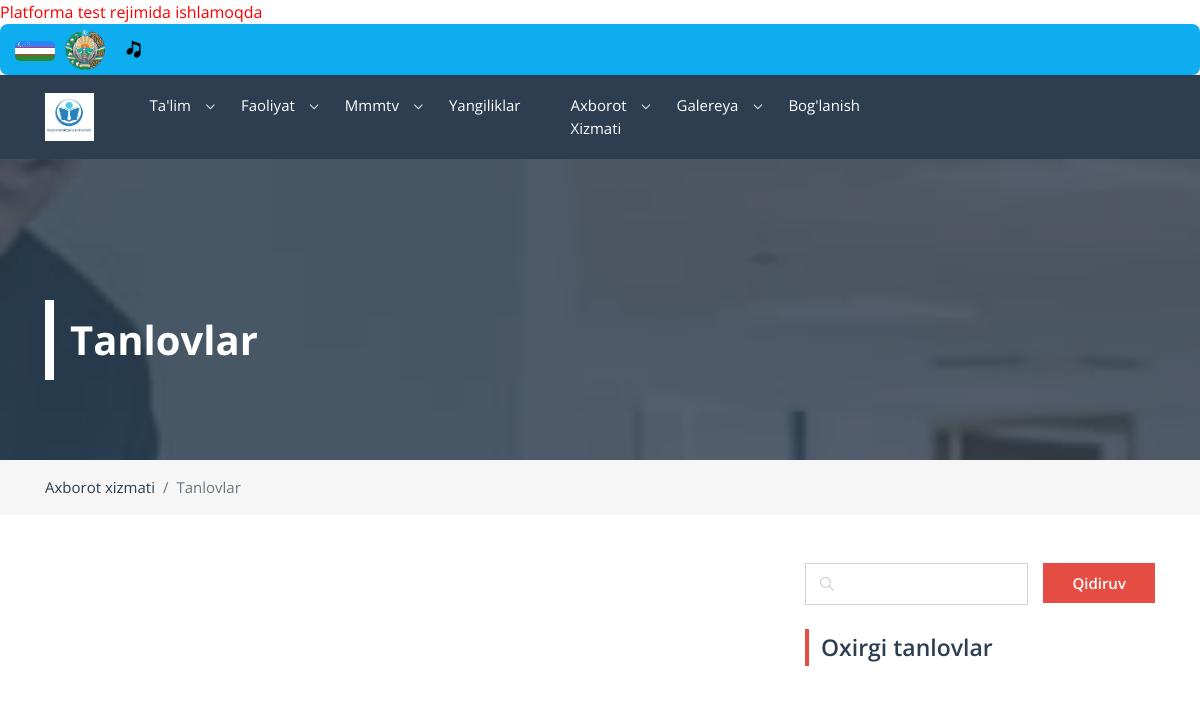
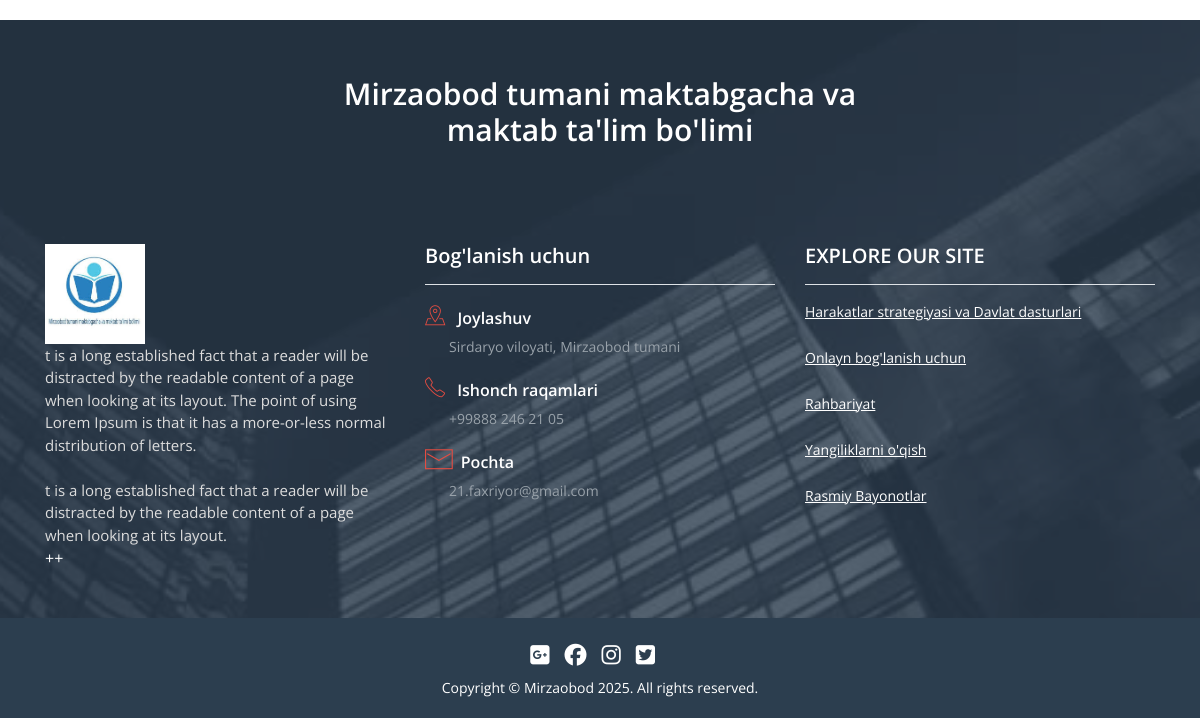
Page /tanlovlar/ on the earlier database version (2 pictures, top to bottom).
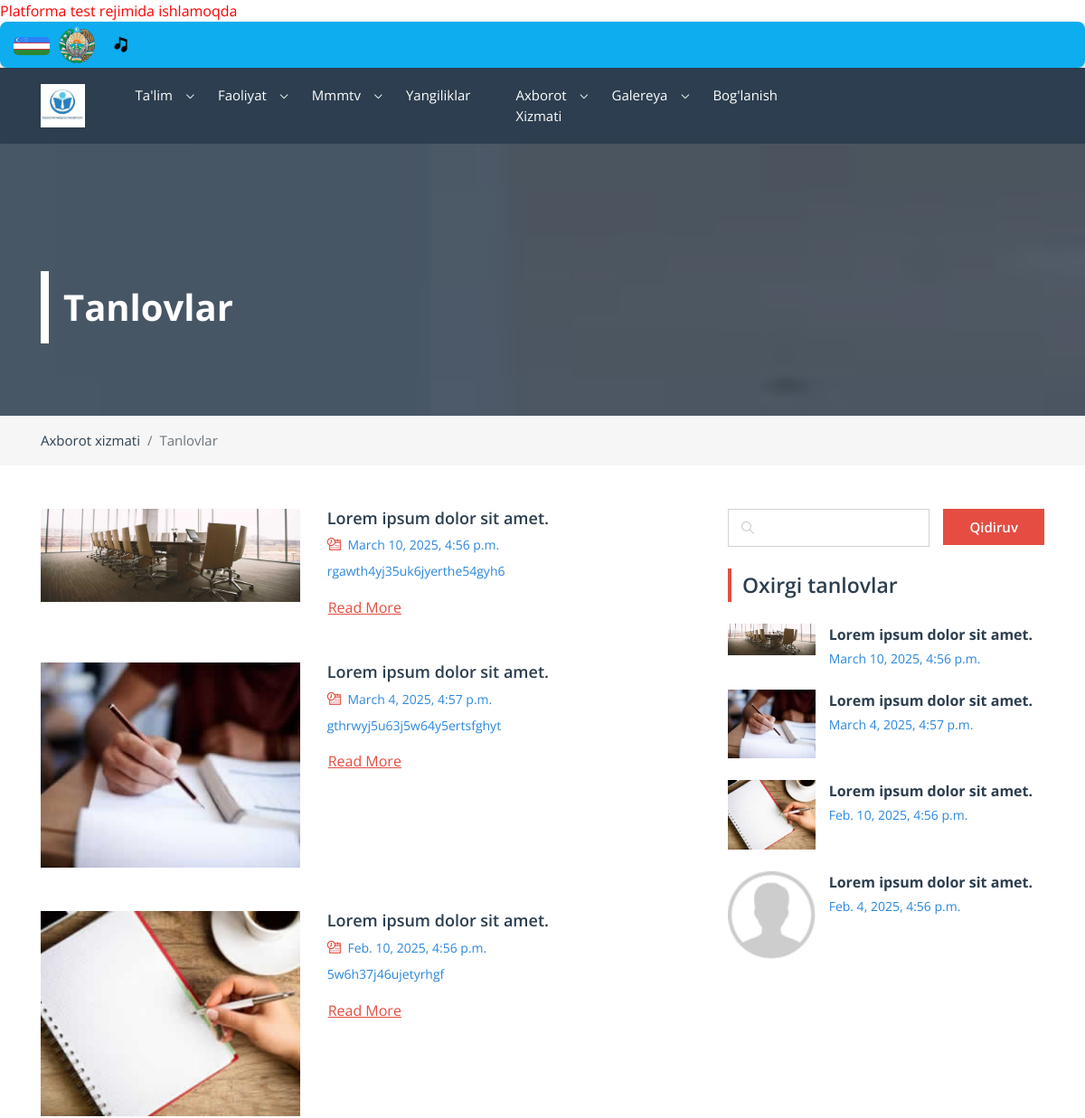
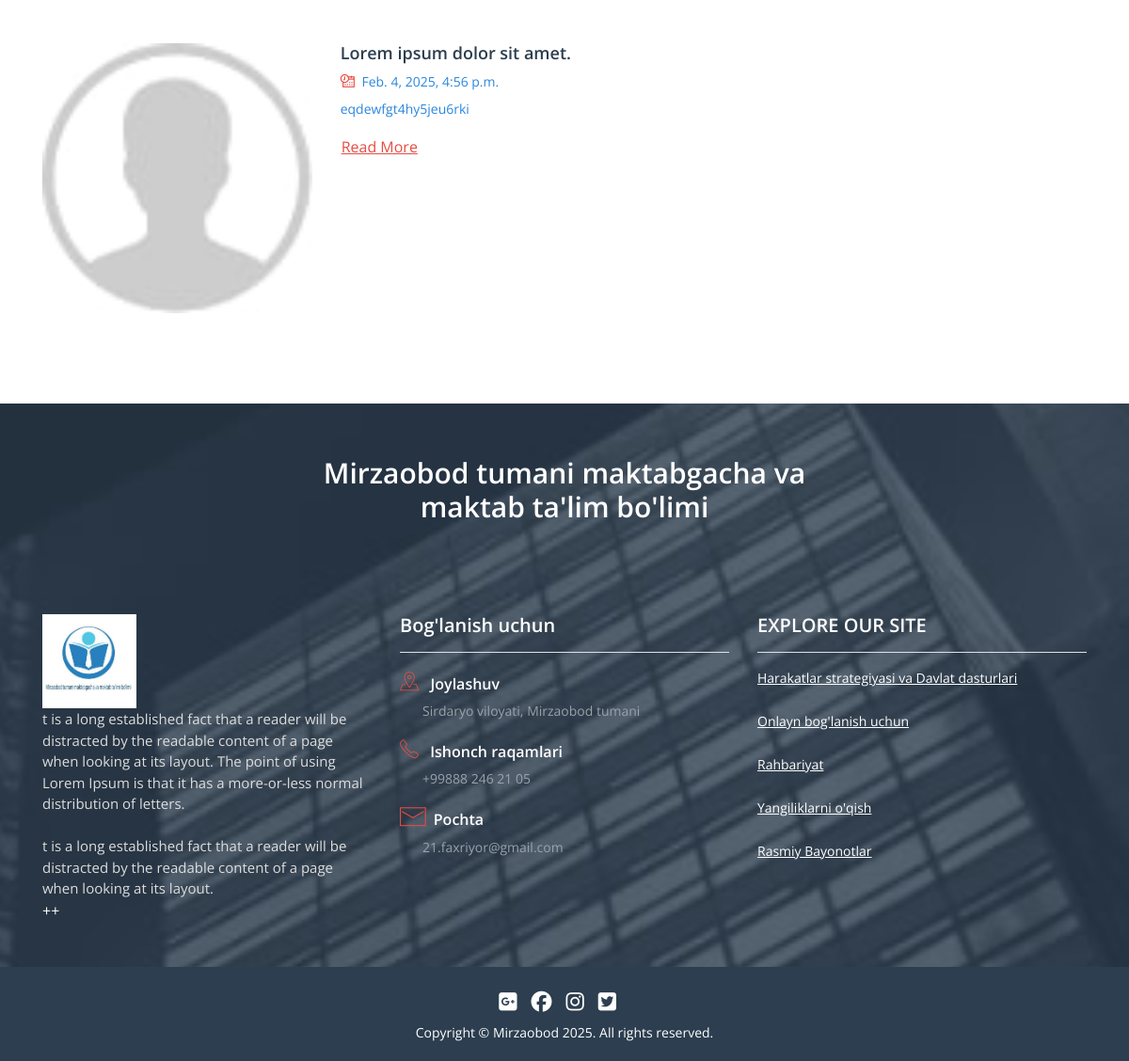
Same page on the later database version (2 pictures, top to bottom).
### Asosiy/models.py (models this page shows, shortened)
class Tanlov(models.Model):
    nomi = models.CharField(max_length=100)
    image = models.ImageField(upload_to='tanlov_images/')
    slug = models.SlugField(max_length=150,unique=True)
    boshlanish_sanasi = models.DateTimeField(default=timezone.now)
    body = models.TextField()
    body_small = models.CharField(max_length=250,)
    active = models.BooleanField(default=True)
    publish_time = models.DateTimeField(auto_now_add=True)
    def get_absolute_url(self):
        pass
        return reverse("tanlov", kwargs={"slug": self.slug})
    class Meta:
        ordering = ['-boshlanish_sanasi']
        verbose_name_plural = "Tanlovlar"
        verbose_name = "Tanlov"

### Asosiy/views.py (the view)
# urls.py: path('tanlovlar/', TanlovlarView.as_view(), name='tanlovlar'),
class TanlovlarView(ListView):
    model = Tanlov
    template_name = 'blog/blog-tanlovlar.html'
    def get_context_data(self, **kwargs):
        context = super(TanlovlarView, self).get_context_data(**kwargs)
        context['tanlovlar'] = Tanlov.objects.all().filter(active=True)
        context['oxirgi_postlar'] = Tanlov.objects.all().filter(active=True)[:5]
        return context

### templates/blog/blog-tanlovlar.html (shortened to what the changed rows need)
{% extends 'base.html' %}
{% load static %}
{% block content %}
<div class="fables-header fables-after-overlay bg-rules">
    <div class="container">
         <h2 class="fables-page-title fables-second-border-color wow fadeInLeft" data-wow-duration="1.5s">Tanlovlar</h2>
    </div>
</div>
<div class="container">
     <div class="row my-4 my-lg-5">
          <div class="col-12 col-lg-8">
              {% for tanlov in tanlovlar %}
              <div class="mb-4 mb-lg-5 wow fadeIn" data-wow-delay=".3s">
                  <div class="row">
                      <div class="col-12 col-sm-5">
                          <div class="image-container zoomIn-effect">
                             <a href="{{ tanlov.get_absolute_url }}"><img src="{{ tanlov.image.url }}" alt="image alt text"></a>
                          </div>
                      </div>
                      <div class="col-12 col-sm-7">
                          <h2 class="font-18 semi-font mt-3 mt-sm-0 mb-2"><a href="{{tanlov.get_absolute_url}}" class="fables-main-text-color fables-second-hover-color">{{ tanlov.nomi}}</a></h2>
                          <div class="fables-forth-text-color font-14 my-2">
                              <span class="fables-icondata fables-second-text-color mr-1"></span>
                              <span class="mr-3">{{tanlov.boshlanish_sanasi}}</span>
                          </div>
                          <p class="fables-forth-text-color font-14 mb-3">
                            {{ tanlov.body_small }}
                          </p>
                          <a href="{{ tanlov.get_absolute_url }}" class="btn fables-second-text-color underline fables-main-hover-text-color p-0 fables-main-hover-color">Read More</a>
                      </div>
                  </div>
              </div>
              {% endfor %}
          </div>
          <div class="col-12 col-lg-4">
              <div class="mt-4">
                  <h2 class="position-relative font-23 semi-font fables-blog-category-head fables-main-text-color fables-second-before pl-3 mb-4">Oxirgi tanlovlar</h2>
                   <div class="row">
                       {% for post in oxirgi_postlar %}
                       <div class="col-12 col-md-6 col-lg-12">
                           <div class="row mb-4">
                               <div class="col-4">
                                   <a href="{{post.get_absolute_url}}"><img src="{{ post.image.url }}" alt="" class="img-fluid w-100"></a>
                               </div>
                               <div class="col-8 pl-0">
                                   <a href="{{post.get_absolute_url}}" class="fables-main-text-color bold-font fables-second-hover-color">{{ post.nomi}}</a>
                                  <p class="fables-forth-text-color fables-blog-date-cat font-14 mt-1">{{ post.boshlanish_sanasi}}</p>
                               </div>
                           </div>
                       </div>
                       {% endfor %}
                   </div>
              </div>
          </div>
     </div>
</div>
{% endblock content %}

Differences in the rows shown:
added Tanlov: image (picture), nomi "Lorem ipsum dolor sit amet.", boshlanish_sanasi "March 10, 2025, 4:56 p.m.", body_small "rgawth4yj35uk6jyerthe54gyh6"
added Tanlov: image (picture), nomi "Lorem ipsum dolor sit amet.", boshlanish_sanasi "March 4, 2025, 4:57 p.m.", body_small "gthrwyj5u63j5w64y5ertsfghyt"
added Tanlov: image (picture), nomi "Lorem ipsum dolor sit amet.", boshlanish_sanasi "Feb. 10, 2025, 4:56 p.m.", body_small "5w6h37j46ujetyrhgf"
added Tanlov: image (placeholder picture), nomi "Lorem ipsum dolor sit amet.", boshlanish_sanasi "Feb. 4, 2025, 4:56 p.m.", body_small "eqdewfgt4hy5jeu6rki"
